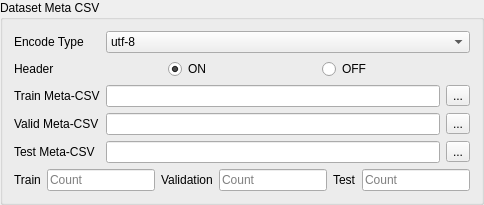
        <widget class="QGroupBox" name="grp_Dataset_Meta_CSV">
         <property name="title">
          <string>Dataset Meta CSV</string>
         </property>
         <layout class="QVBoxLayout" name="verticalLayout_5">
          <item>
           <layout class="QGridLayout" name="gridLayout_9">
            <item row="4" column="0">
             <widget class="QLabel" name="lbl_Meta_CSV_Test">
              <property name="text">
               <string>Test Meta-CSV</string>
              </property>
             </widget>
            </item>
            <item row="2" column="1">
             <widget class="QLineEdit" name="lEdit_Meta_CSV_Train_File_Path"/>
            </item>
            <item row="4" column="2">
             <widget class="QToolButton" name="tBtn_Meta_CSV_Test_File_Path">
              <property name="text">
               <string>...</string>
              </property>
             </widget>
            </item>
            <item row="2" column="2">
             <widget class="QToolButton" name="tBtn_Meta_CSV_Train_File_Path">
              <property name="text">
               <string>...</string>
              </property>
             </widget>
            </item>
            <item row="0" column="0">
             <widget class="QLabel" name="lbl_Encode_Type">
              <property name="text">
               <string>Encode Type</string>
              </property>
             </widget>
            </item>
            <item row="3" column="2">
             <widget class="QToolButton" name="tBtn_Meta_CSV_Validation_File_Path">
              <property name="text">
               <string>...</string>
              </property>
             </widget>
            </item>
            <item row="0" column="1" colspan="2">
             <widget class="QComboBox" name="cBox_Encode_Type">
              <item>
               <property name="text">
                <string>utf-8</string>
               </property>
              </item>
              <item>
               <property name="text">
                <string>shift-jis</string>
               </property>
              </item>
             </widget>
            </item>
            <item row="3" column="1">
             <widget class="QLineEdit" name="lEdit_Meta_CSV_Validation_File_Path"/>
            </item>
            <item row="2" column="0">
             <widget class="QLabel" name="lbl_Meta_CSV_Train_Dir">
              <property name="text">
               <string>Train Meta-CSV</string>
              </property>
             </widget>
            </item>
            <item row="3" column="0">
             <widget class="QLabel" name="lbl_Meta_CSV_Validation_Dir">
              <property name="text">
               <string>Valid Meta-CSV</string>
              </property>
             </widget>
            </item>
            <item row="4" column="1">
             <widget class="QLineEdit" name="lEdit_Meta_CSV_Test_File_Path"/>
            </item>
            <item row="1" column="0" colspan="3">
             <layout class="QHBoxLayout" name="horizontalLayout_16">
              <item>
               <widget class="QLabel" name="lbl_Header_Meta_CSV">
                <property name="text">
                 <string>Header</string>
                </property>
               </widget>
              </item>
              <item>
               <widget class="QRadioButton" name="rBtn_Header_ON">
                <property name="text">
                 <string>ON</string>
                </property>
                <property name="checked">
                 <bool>true</bool>
                </property>
               </widget>
              </item>
              <item>
               <widget class="QRadioButton" name="rBtn_Header_OFF">
                <property name="text">
                 <string>OFF</string>
                </property>
               </widget>
              </item>
             </layout>
            </item>
           </layout>
          </item>
          <item>
           <layout class="QHBoxLayout" name="horizontalLayout_4">
            <item>
             <layout class="QHBoxLayout" name="horizontalLayout">
              <item>
               <widget class="QLabel" name="lbl_Train_Count">
                <property name="text">
                 <string>Train</string>
                </property>
               </widget>
              </item>
              <item>
               <widget class="QLineEdit" name="lEdit_Train_Count">
                <property name="readOnly">
                 <bool>true</bool>
                </property>
                <property name="placeholderText">
                 <string>Count</string>
                </property>
               </widget>
              </item>
             </layout>
            </item>
            <item>
             <layout class="QHBoxLayout" name="horizontalLayout_2">
              <item>
               <widget class="QLabel" name="lbl_Validation_Count">
                <property name="text">
                 <string>Validation</string>
                </property>
               </widget>
              </item>
              <item>
               <widget class="QLineEdit" name="lEdit_Validation_Count">
                <property name="readOnly">
                 <bool>true</bool>
                </property>
                <property name="placeholderText">
                 <string>Count</string>
                </property>
               </widget>
              </item>
             </layout>
            </item>
            <item>
             <layout class="QHBoxLayout" name="horizontalLayout_3">
              <item>
               <widget class="QLabel" name="lbl_Test_Count">
                <property name="text">
                 <string>Test</string>
                </property>
               </widget>
              </item>
              <item>
               <widget class="QLineEdit" name="lEdit_Test_Count">
                <property name="readOnly">
                 <bool>true</bool>
                </property>
                <property name="placeholderText">
                 <string>Count</string>
                </property>
               </widget>
              </item>
             </layout>
            </item>
           </layout>
          </item>
         </layout>
        </widget>
